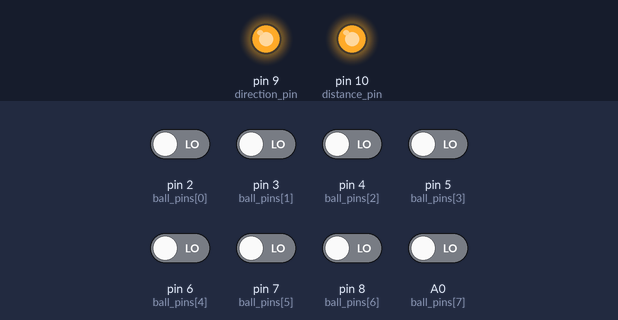
Recording of a sketch running on a simulated Arduino Uno, built with avr-gcc and run on an emulated ATmega328P. On the bench: output pins drawn as LEDs (lit = HIGH). The test bench sets the inputs (shaded band); at power-on: A0 (ball_pins[7]), pin 2 (ball_pins[0]), pin 3 (ball_pins[1]), pin 4 (ball_pins[2]), pin 5 (ball_pins[3]), pin 6 (ball_pins[4]), pin 7 (ball_pins[5]), pin 8 (ball_pins[6]) LOW. What the sketch prints to the serial monitor is not drawn.

Above: at 0.1 s.
Timing chart, 0 to 1.6 s (numbered marks = the images above):
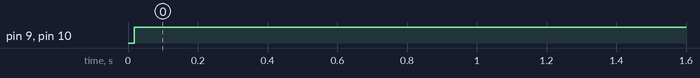

The sketch:

BallSensor_8Angle.ino
```cpp
int ball_pins[8] = {2, 3, 4, 5, 6, 7, 8, A0};   // U1 ~ U8 のセンサーにつながっているピン番号を格納した配列
int distance_pin = 10;    // DISTANCE コネクタに接続されたピン
int direction_pin = 9;    // DIRECTION コネクタに接続されたピン

void setup() {
  Serial.begin(9600);
  for (int i = 0; i < 8; i++){
    pinMode(ball_pins[i], INPUT);
  }
  pinMode(distance_pin, OUTPUT);
  pinMode(direction_pin, OUTPUT);
}

void loop() {
  int data[8];    // 各センサーの値を格納する変数
  Serial.print("sensor values : ");
  for (int i = 0; i < 8; i++) {
    data[i] = pulseIn(ball_pins[i], LOW, 2000);   // 各センサーの値を変数に格納
    Serial.print(data[i]);
    Serial.print("\t");
  }

  int max_index = 0;    // 最終的に最も大きい値を示すセンサーの番号を 0 ~ 7 で表す。初めは0番目にセットしておく
  for (int i = 1; i < 8; i++) {
    if (data[i] > data[max_index]) {    // 0番目から(i-1)番目までのセンサーの中で最も大きい値とi番目のセンサーの値を比較
      max_index = i;    //  0番目から(i-1)番目までのセンサーの中で最も大きい値よりもi番目のセンサーの値が大きければ max_index に i を代入
    }
  }

  Serial.print("result : ");
  if (data[max_index] == 0) {   // 最も大きい値を示すセンサーの値が0の時 (つまりボールが見えていない時)
    max_index = UINT16_MAX;
    Serial.println("None");
    analogWrite(distance_pin, 255);
    analogWrite(direction_pin, 255);
  }
  else {
    int distance = data[max_index];   // ボールまでの距離は最も大きい値を示すセンサーの値
    int direction = max_index * 45 + 22.5;    // ボールの角度を計算

    Serial.print(distance);
    Serial.print("\t");
    Serial.println(direction);
    analogWrite(distance_pin, map(distance, 0, 500, 0, 255));
    analogWrite(direction_pin, map(direction, 0, 360, 0, 255));
  }

}
```

Measured:
- by itself, pin 9 (direction_pin), pin 10 (distance_pin): LOW → HIGH at 0.02 s
